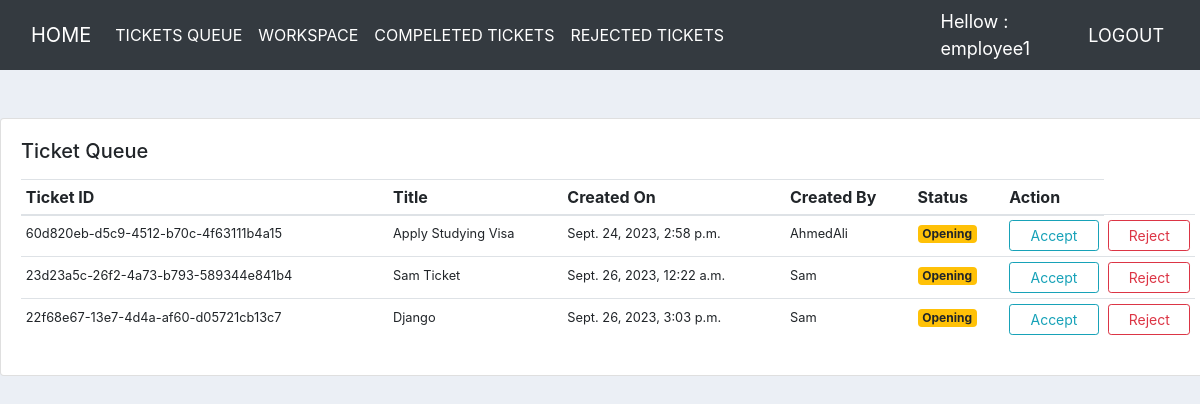
The app's page /ticket/ticket_queue/ (signed in) with its own data.
### users/models.py (models this page shows)
class User(AbstractUser):
    is_student = models.BooleanField(default=False)
    is_employee = models.BooleanField(default=False)
    name = models.CharField(max_length=20, null=True, blank=True)
    surename = models.CharField(max_length=20, null=True, blank=True)
    address = models.CharField(max_length=20, null=True, blank=True)
    city = models.CharField(max_length=20, null=True, blank=True)
    country = models.CharField(max_length=20, null=True, blank=True)
    birth_date = models.DateTimeField(null=True, blank=True)
    std_pic = models.ImageField(upload_to='images',null=True, blank=True)
    std_pic_pass_fro = models.ImageField(upload_to='images',null=True, blank=True)
    std_pic_pass_bac = models.ImageField(upload_to='images',null=True, blank=True)
    def __str__(self):
        return self.username

### ticket/models.py (models this page shows, shortened)
class Ticket(models.Model):
    TASK = (
        ('Opening','Opening'),
        ('Processing','Processing'),
        ('Completed','Completed'),
        ('Rejected','Rejected'),
        )
    ticket_number = models.UUIDField(default=uuid.uuid4)
    title = models.CharField(max_length=100)
    content = models.TextField()
    created_by = models.ForeignKey(User, on_delete=models.CASCADE, related_name='created_by')
    assigned_to = models.ForeignKey(User, on_delete=models.DO_NOTHING, null=True, blank=True)
    date_created = models.DateTimeField(auto_now_add=True)
    accepted_date = models.DateTimeField(null=True, blank=True)
    closed_date = models.DateTimeField(null=True , blank=True)
    ticket_status = models.CharField(max_length=15, choices=TASK)
    is_resolved = models.BooleanField(default=False)
    is_deleted = models.BooleanField(default=False)
    is_archived = models.BooleanField(default=False)

### ticket/views.py (the view)
# urls.py: path('ticket_queue/', views.ticket_queue, name='ticket_queue'),
@login_required
def ticket_queue(request):
    tickets = Ticket.objects.filter(ticket_status='Opening')
    context = {'tickets':tickets}
    return render(request, 'ticket/ticket_queue.html', context)

### templates/ticket/ticket_queue.html (shortened to what this page needs)
{% extends 'base.html' %}
{% load widget_tweaks %}
{% block content %}
<div class="card mx-auto" style="width: 76rem;">
    <div class="card-body">
        <h5 class="card-title mb-3">Ticket Queue</h5>
        <table class="table table-sm">
            <thead>
              <tr>
                <th scope="col">Ticket ID</th>
                <th scope="col">Title</th>
                <th scope="col">Created On</th>
                <th scope="col"> Created By</th>
                <th scope="col">Status</th>
                <th scope="col">Action</th>
              </tr>
            </thead>
            <tbody>
              <tr>
                {% for ticket in tickets %}
                <td><small>{{ticket.ticket_number}}</small></td>
                <td><small>{{ticket.title}}</small></td>
                <td><small>{{ticket.date_created}}</small></td>
                <td><small>{{ticket.created_by}}</small></td>
                {% if ticket.ticket_status == 'Processing' %}
                <td><span class="badge bg-success">Processing</span></td>
                {% elif ticket.ticket_status == 'Opening' %}
                <td><span class="badge bg-warning">Opening</span></td>
                {% elif ticket.ticket_status == 'Completed' %}
                <td><span class="badge bg-success">Completed</span></td>
                {% elif ticket.ticket_status == 'Rejected' %}
                <td><span class="badge bg-danger">Rejected</span></td>
                {% endif %}
                <td><a class="btn btn-outline-info btn-sm btn-block" href="{% url 'accept_ticket' ticket.pk %}">Accept</a></td>
                <td><a class="btn btn-outline-danger btn-sm btn-block" href="{% url 'reject_ticket' ticket.pk %}">Reject</a></td>
              </tr>
              {% endfor %}
            </tbody>
          </table>
    </div>
</div>
{% endblock content %}

### templates/users/base.html (shortened to what this page needs)
<!DOCTYPE html>
<html lang="en">
<head>
</head>
<body>
    {% if request.user.is_student %}
    <nav class="navbar navbar-expand-lg navbar-dark bg-dark">
        <div class="container-fluid">
            <a class="navbar-brand" href="/">HOME</a>
            <button class="navbar-toggler" type="button" data-bs-toggle="collaps"
                data-target="#navbarSupportedContent" aria-controls="navbarSupportedContent" aria-expanded="false"
                aria-label="Toggle navigation">
                <span class="navbar-toggler-icon"></span>
            </button>
            <div class="collapse navbar-collapse" id="navbarSupportedContent">
                <ul class="navbar-nav me-auto mb-2 mb-lg-0">
                  <li class="nav-item">
                      <a class="nav-link active" href="{% url 'create_ticket' %}"> CREATE TICKET </a>
                    </li>
                  <li class="nav-item">
                      <a class="nav-link active" href="{% url 'all_tickets' %}"> VIEW TICKETS</a>
                  </li>
                  <li class="nav-item">
                    <a class="nav-link active" href="{% url 'update_student' user.pk %}"> UPDATE STUDENT</a>
                </li>
                <li class="nav-item">
                  <a class="nav-link active" href="{% url 'student_details' %}"> STUDENT DETAILS</a>
              </li>
                </ul>
              </div>
        </div>
        <span class="hellow-msg">Hellow : {{request.user}}</span>
        <span ><a class="hellow-msg" href="{% url 'logout' %}">LOGOUT</a></span>
    </nav>
    {% elif request.user.is_employee %}
    <nav class="navbar navbar-expand-lg navbar-dark bg-dark">
        <div class="container-fluid">
            <a class="navbar-brand" href="/">HOME</a>
            <div class="collapse navbar-collapse" id="navbarSupportedContent">
                <ul class="navbar-nav me-auto mb-2 mb-lg-0">
                  <li class="nav-item">
                   <a class="nav-link active" href="{% url 'ticket_queue' %}"> TICKETS QUEUE </a>
                  </li>
                  <li class="nav-item">
                    <a class="nav-link active" href="{% url 'workspace' %}"> WORKSPACE</a>
                  </li>
                  <li class="nav-item">
                    <a class="nav-link active" href="{% url 'all_closed_tickets' %}"> COMPELETED TICKETS</a>
                  </li>
                  <li class="nav-item">
                    <a class="nav-link active" href="{% url 'all_rejected_tickets' %}"> REJECTED TICKETS</a>
                  </li>
                </ul>
              </div>
        </div>
        <span class="hellow-msg">Hellow : {{request.user}}</span>
        <span ><a class="hellow-msg" href="{% url 'logout' %}">LOGOUT</a></span>
    </nav>
    {% endif %}
</body>
</html>

### templates/base.html (style rules this page uses)
body { background-color: #ebeff5; }

### templates/users/base.html (style rules this page uses)
.hellow-msg { font-size: 18px; color: #fff; margin-right: 20px ; }

### records on screen
User: user "employee1"
Ticket: ticket_number "60d820eb-d5c9-4512-b70c-4f63111b4a15", title "Apply Studying Visa", date_created "Sept. 24, 2023, 2:58 p.m.", created_by "AhmedAli", ticket_status "Opening"
Ticket: ticket_number "23d23a5c-26f2-4a73-b793-589344e841b4", title "Sam Ticket", date_created "Sept. 26, 2023, 12:22 a.m.", created_by "Sam", ticket_status "Opening"
Ticket: ticket_number "22f68e67-13e7-4d4a-af60-d05721cb13c7", title "Django", date_created "Sept. 26, 2023, 3:03 p.m.", created_by "Sam", ticket_status "Opening"
